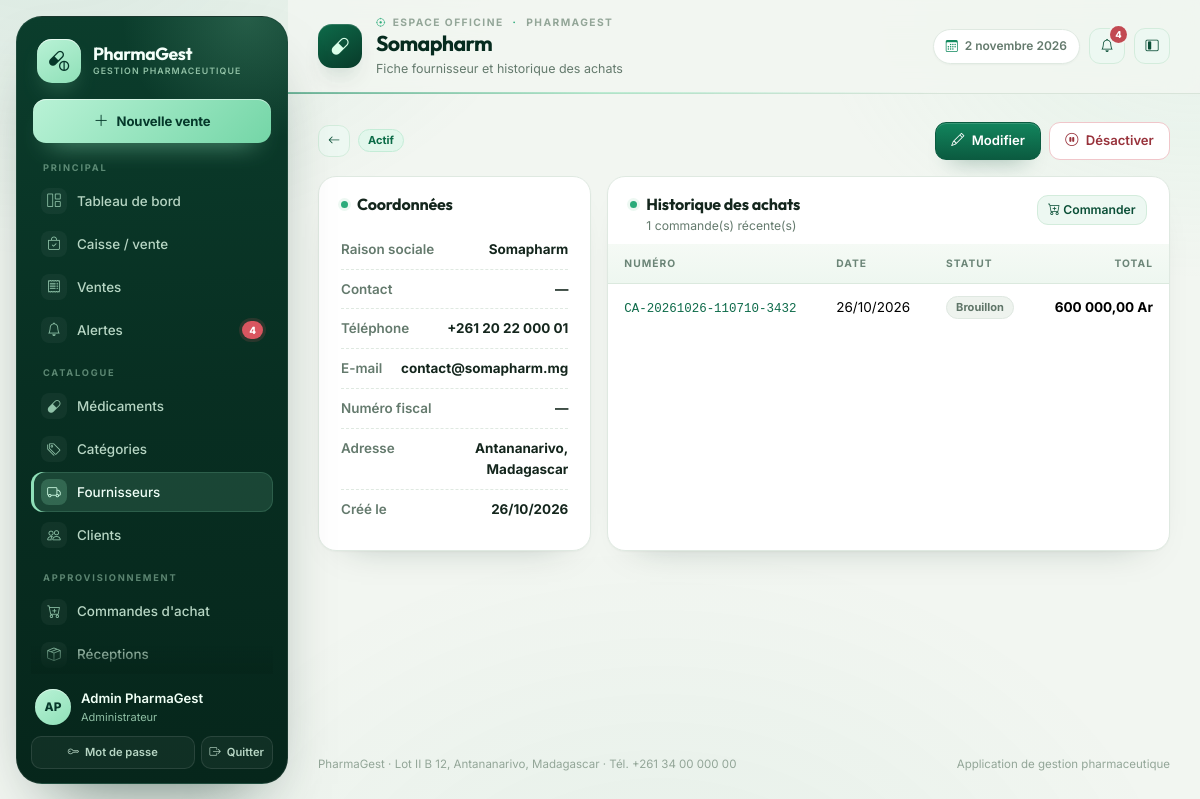
Screenshot of /fournisseurs/1/ (signed in) with the database file from the repository.
### gestion/models.py (models this page shows, shortened)
class Utilisateur(AbstractUser):
    class Role(models.TextChoices):
        ADMIN = "ADMIN", "Administrateur"
        PHARMACIEN = "PHARMACIEN", "Pharmacien responsable"
        GESTIONNAIRE = "GESTIONNAIRE", "Gestionnaire de stock"
        CAISSIER = "CAISSIER", "Caissier"
        RESPONSABLE = "RESPONSABLE", "Responsable de gestion"
    role = models.CharField(
        "rôle", max_length=20, choices=Role.choices, default=Role.CAISSIER
    )
    telephone = models.CharField("téléphone", max_length=30, blank=True)
    cree_le = models.DateTimeField("créé le", auto_now_add=True)
    class Meta:
        verbose_name = "utilisateur"
        verbose_name_plural = "utilisateurs"
        ordering = ["username"]
    @property
    def nom_complet(self):
        return self.get_full_name() or self.username
    @property
    def est_admin(self):
        return self.is_superuser or self.role == self.Role.ADMIN
    @property
    def peut_vendre(self):
        return self.est_admin or self.role in {
            self.Role.PHARMACIEN,
            self.Role.CAISSIER,
        }
    @property
    def peut_voir_rapports(self):
        return self.est_admin or self.role in {
            self.Role.PHARMACIEN,
            self.Role.RESPONSABLE,
        }

class Fournisseur(models.Model):
    class Statut(models.TextChoices):
        ACTIF = "ACTIF", "Actif"
        INACTIF = "INACTIF", "Inactif"
    raison_sociale = models.CharField("raison sociale", max_length=180)
    adresse = models.TextField("adresse", blank=True)
    telephone = models.CharField("téléphone", max_length=40, blank=True)
    email = models.EmailField("adresse e-mail", blank=True)
    numero_fiscal = models.CharField("numéro fiscal", max_length=60, blank=True)
    contact_principal = models.CharField("contact principal", max_length=120, blank=True)
    statut = models.CharField(
        "statut", max_length=10, choices=Statut.choices, default=Statut.ACTIF
    )
    date_creation = models.DateTimeField("date de création", auto_now_add=True)
    class Meta:
        verbose_name = "fournisseur"
        verbose_name_plural = "fournisseurs"
        ordering = ["raison_sociale"]
    @property
    def est_actif(self):
        return self.statut == self.Statut.ACTIF

class CommandeAchat(models.Model):
    class Statut(models.TextChoices):
        BROUILLON = "BROUILLON", "Brouillon"
        COMMANDEE = "COMMANDEE", "Commandée"
        PARTIELLE = "PARTIELLE", "Partiellement réceptionnée"
        RECEPTIONNEE = "RECEPTIONNEE", "Entièrement réceptionnée"
        ANNULEE = "ANNULEE", "Annulée"
    numero = models.CharField(
        "numéro", max_length=40, unique=True, default=numero_commande, editable=False
    )
    fournisseur = models.ForeignKey(
        Fournisseur,
        verbose_name="fournisseur",
        on_delete=models.PROTECT,
        related_name="commandes",
    )
    statut = models.CharField(
        "statut", max_length=20, choices=Statut.choices, default=Statut.BROUILLON
    )
    utilisateur = models.ForeignKey(
        settings.AUTH_USER_MODEL,
        verbose_name="créée par",
        on_delete=models.SET_NULL,
        null=True,
        blank=True,
        related_name="commandes",
    )
    date_creation = models.DateTimeField("date de création", auto_now_add=True)
    date_commande = models.DateTimeField("date de commande", null=True, blank=True)
    notes = models.TextField("notes", blank=True)
    class Meta:
        verbose_name = "commande d'achat"
        verbose_name_plural = "commandes d'achat"
        ordering = ["-date_creation"]
    @property
    def total(self):
        return sum((ligne.sous_total for ligne in self.lignes.all()), Decimal("0.00"))

class LigneAchat(models.Model):
    commande = models.ForeignKey(
        CommandeAchat,
        verbose_name="commande",
        on_delete=models.CASCADE,
        related_name="lignes",
    )
    medicament = models.ForeignKey(
        Medicament,
        verbose_name="médicament",
        on_delete=models.PROTECT,
        related_name="lignes_achat",
    )
    quantite_commandee = models.PositiveIntegerField(
        "quantité commandée", validators=[MinValueValidator(1)]
    )
    quantite_recue = models.PositiveIntegerField("quantité reçue", default=0)
    prix_achat = models.DecimalField(
        "prix d'achat unitaire",
        max_digits=12,
        decimal_places=2,
        validators=[MinValueValidator(Decimal("0.01"))],
    )
    class Meta:
        verbose_name = "ligne de commande"
        verbose_name_plural = "lignes de commande"
        ordering = ["id"]
    @property
    def sous_total(self):
        return self.prix_achat * self.quantite_commandee

### gestion/views.py (the view)
class FournisseurDetailView(LoginRequiredMixin, DetailView):
    model = Fournisseur
    template_name = "gestion/fournisseur_detail.html"
    context_object_name = "fournisseur"
    def get_context_data(self, **kwargs):
        contexte = super().get_context_data(**kwargs)
        contexte["commandes"] = self.object.commandes.select_related(
            "fournisseur"
        ).order_by("-date_creation")[:20]
        return contexte

### gestion/templatetags/gestion_extras.py (called while the page is built)
@register.filter
def ariary(valeur):
    try:
        nombre = Decimal(valeur or 0)
    except (InvalidOperation, TypeError, ValueError):
        return valeur
    texte = f"{nombre:,.2f}".replace(",", " ").replace(".", ",")
    return f"{texte} Ar"

@register.filter
def couleur_statut(statut):
    return COULEURS_STATUT.get(str(statut), "gray")

@register.filter
def initiales(utilisateur):
    if hasattr(utilisateur, "nom_complet"):
        nom = utilisateur.nom_complet
    else:
        nom = str(utilisateur)
    morceaux = [m for m in nom.replace("-", " ").split(" ") if m]
    if not morceaux:
        return "?"
    if len(morceaux) == 1:
        return morceaux[0][:2].upper()
    return (morceaux[0][0] + morceaux[-1][0]).upper()

### templates/gestion/fournisseur_detail.html (shortened to what this page needs)
{% extends "gestion/base.html" %}
{% load gestion_extras %}
{% block page_title %}{{ fournisseur.raison_sociale }}{% endblock %}
{% block page_subtitle %}Fiche fournisseur et historique des achats{% endblock %}
{% block contenu %}
<div class="pg-section-title">
  <div class="d-flex align-items-center gap-2">
    <a class="btn btn-sm btn-soft btn-icon" href="{% url 'gestion:fournisseur_liste' %}"><i class="bi bi-arrow-left"></i></a>
    <span class="pg-badge pg-badge-{{ fournisseur.statut|couleur_statut }}">{{ fournisseur.get_statut_display }}</span>
  </div>
  {% if user.est_admin or user.role == 'PHARMACIEN' or user.role == 'GESTIONNAIRE' %}
  <div class="d-flex gap-2">
    <a class="btn btn-primary" href="{% url 'gestion:fournisseur_modifier' fournisseur.pk %}"><i class="bi bi-pencil me-1"></i> Modifier</a>
    <form method="post" action="{% url 'gestion:fournisseur_basculer' fournisseur.pk %}" data-confirm="Changer le statut de ce fournisseur ?">
      <button class="btn btn-outline-{% if fournisseur.est_actif %}danger{% else %}success{% endif %}" type="submit">
        <i class="bi {% if fournisseur.est_actif %}bi-pause-circle{% else %}bi-play-circle{% endif %} me-1"></i>
        {% if fournisseur.est_actif %}Désactiver{% else %}Réactiver{% endif %}
      </button>
    </form>
  </div>
  {% endif %}
</div>
<div class="row g-3">
  <div class="col-lg-4">
    <div class="pg-card h-100">
      <div class="pg-card-header"><h3 class="pg-card-title">Coordonnées</h3></div>
      <div class="pg-card-body">
        <div class="pg-key"><span>Raison sociale</span><span>{{ fournisseur.raison_sociale }}</span></div>
        <div class="pg-key"><span>Contact</span><span>{{ fournisseur.contact_principal|default:"—" }}</span></div>
        <div class="pg-key"><span>Téléphone</span><span>{{ fournisseur.telephone|default:"—" }}</span></div>
        <div class="pg-key"><span>E-mail</span><span>{{ fournisseur.email|default:"—" }}</span></div>
        <div class="pg-key"><span>Numéro fiscal</span><span>{{ fournisseur.numero_fiscal|default:"—" }}</span></div>
        <div class="pg-key"><span>Adresse</span><span>{{ fournisseur.adresse|default:"—" }}</span></div>
        <div class="pg-key"><span>Créé le</span><span>{{ fournisseur.date_creation|date:"d/m/Y" }}</span></div>
      </div>
    </div>
  </div>
  <div class="col-lg-8">
    <div class="pg-card h-100">
      <div class="pg-card-header">
        <div>
          <h3 class="pg-card-title">Historique des achats</h3>
          <p class="pg-card-sub">{{ commandes|length }} commande(s) récente(s)</p>
        </div>
        {% if user.est_admin or user.role == 'PHARMACIEN' or user.role == 'GESTIONNAIRE' %}
        <a class="btn btn-sm btn-soft ms-auto" href="{% url 'gestion:commande_ajouter' %}"><i class="bi bi-cart-plus"></i> Commander</a>
        {% endif %}
      </div>
      <div class="pg-table-wrap mt-2">
        <table class="table table-hover align-middle">
          <thead><tr><th>Numéro</th><th>Date</th><th>Statut</th><th class="text-end">Total</th></tr></thead>
          <tbody>
            {% for commande in commandes %}
            <tr>
              <td><a class="pg-mono" href="{% url 'gestion:commande_detail' commande.pk %}">{{ commande.numero }}</a></td>
              <td>{{ commande.date_creation|date:"d/m/Y" }}</td>
              <td><span class="pg-badge pg-badge-{{ commande.statut|couleur_statut }}">{{ commande.get_statut_display }}</span></td>
              <td class="text-end fw-bold">{{ commande.total|ariary }}</td>
            </tr>
            {% empty %}
            <tr><td colspan="4" class="pg-empty"><i class="bi bi-cart"></i>Aucune commande pour ce fournisseur.</td></tr>
            {% endfor %}
          </tbody>
        </table>
      </div>
    </div>
  </div>
</div>
{% endblock %}

### templates/gestion/base.html (shortened to what this page needs)
{% load static %}
{% load gestion_extras %}
<!doctype html>
<html lang="fr">
<head>
  <link href="https://cdn.jsdelivr.net/npm/bootstrap@5.3.3/dist/css/bootstrap.min.css" rel="stylesheet">
  <link href="https://cdn.jsdelivr.net/npm/bootstrap-icons@1.11.3/font/bootstrap-icons.min.css" rel="stylesheet">
  <link rel="stylesheet" href="{% static 'css/pharmagest.css' %}">
</head>
<body>
{% with url_name=request.resolver_match.url_name %}
<div class="pg-shell" data-layout="expanded">
  <aside class="pg-sidebar" id="sidebar" aria-label="Menu principal de navigation">
    <a class="pg-brand" href="{% url 'gestion:tableau_bord' %}" aria-label="Accueil {{ pharmacie_nom }}">
      <span class="pg-brand-mark"><i class="bi bi-capsule-pill"></i></span>
      <span class="pg-brand-text">
        <span class="pg-brand-name">{{ pharmacie_nom }}</span>
        <span class="pg-brand-sub">Gestion pharmaceutique</span>
      </span>
    </a>
    {% if user.peut_vendre %}
    <a class="pg-side-cta" href="{% url 'gestion:caisse' %}" title="Ouvrir la caisse">
      <i class="bi bi-plus-lg"></i>
      <span>Nouvelle vente</span>
    </a>
    {% endif %}
    <nav class="pg-nav-groups" aria-label="Navigation">
      <div class="pg-nav-group">
        <div class="pg-nav-label">Principal</div>
        <div class="pg-nav">
          <a class="pg-nav-link {% if url_name == 'tableau_bord' %}active{% endif %}" href="{% url 'gestion:tableau_bord' %}" title="Tableau de bord">
            <i class="bi bi-grid-1x2"></i>
            <span>Tableau de bord</span>
          </a>
          {% if user.peut_vendre %}
          <a class="pg-nav-link {% if url_name == 'caisse' %}active{% endif %}" href="{% url 'gestion:caisse' %}" title="Caisse / vente">
            <i class="bi bi-bag-check"></i>
            <span>Caisse / vente</span>
          </a>
          {% endif %}
          <a class="pg-nav-link {% if url_name == 'vente_liste' or url_name == 'vente_detail' or url_name == 'retour_vente' or url_name == 'vente_annuler' %}active{% endif %}" href="{% url 'gestion:vente_liste' %}" title="Ventes">
            <i class="bi bi-receipt"></i>
            <span>Ventes</span>
          </a>
          <a class="pg-nav-link {% if url_name == 'alertes' %}active{% endif %}" href="{% url 'gestion:alertes' %}" title="Alertes">
            <i class="bi bi-bell"></i>
            {% if alertes_globales %}<span class="pg-nav-badge">{{ alertes_globales }}</span>{% endif %}
            <span>Alertes</span>
          </a>
        </div>
      </div>
      <div class="pg-nav-group">
        <div class="pg-nav-label">Catalogue</div>
        <div class="pg-nav">
          <a class="pg-nav-link " href="{% url 'gestion:medicament_liste' %}" title="Médicaments">
            <i class="bi bi-capsule"></i>
            <span>Médicaments</span>
          </a>
          <a class="pg-nav-link " href="{% url 'gestion:categorie_liste' %}" title="Catégories">
            <i class="bi bi-tags"></i>
            <span>Catégories</span>
          </a>
          <a class="pg-nav-link {% if url_name == 'fournisseur_liste' or url_name == 'fournisseur_detail' or url_name == 'fournisseur_ajouter' or url_name == 'fournisseur_modifier' %}active{% endif %}" href="{% url 'gestion:fournisseur_liste' %}" title="Fournisseurs">
            <i class="bi bi-truck"></i>
            <span>Fournisseurs</span>
          </a>
          <a class="pg-nav-link {% if url_name == 'client_liste' or url_name == 'client_detail' or url_name == 'client_ajouter' or url_name == 'client_modifier' %}active{% endif %}" href="{% url 'gestion:client_liste' %}" title="Clients">
            <i class="bi bi-people"></i>
            <span>Clients</span>
          </a>
        </div>
      </div>
      {% if user.est_admin or user.role == 'PHARMACIEN' or user.role == 'GESTIONNAIRE' or user.role == 'RESPONSABLE' %}
      <div class="pg-nav-group">
        <div class="pg-nav-label">Approvisionnement</div>
        <div class="pg-nav">
          <a class="pg-nav-link " href="{% url 'gestion:commande_liste' %}" title="Commandes d'achat">
            <i class="bi bi-cart-plus"></i>
            <span>Commandes d'achat</span>
          </a>
          <a class="pg-nav-link {% if url_name == 'reception_liste' or url_name == 'reception_detail' or url_name == 'commande_receptionner' %}active{% endif %}" href="{% url 'gestion:reception_liste' %}" title="Réceptions">
            <i class="bi bi-box-seam"></i>
            <span>Réceptions</span>
          </a>
        </div>
      </div>
      {% endif %}
    </nav>
    <div class="pg-sidebar-foot">
      <div class="pg-user">
        <span class="pg-avatar">{{ user.nom_complet|initiales }}</span>
        <span class="pg-user-text">
          <span class="name">{{ user.nom_complet }}</span>
          <span class="role">{{ user.get_role_display }}</span>
        </span>
      </div>
      <div class="actions">
        <a href="{% url 'gestion:mot_de_passe' %}" title="Modifier le mot de passe">
          <i class="bi bi-key"></i><span>Mot de passe</span>
        </a>
        <form method="post" action="{% url 'gestion:deconnexion' %}" class="m-0" title="Déconnexion">
          <button type="submit"><i class="bi bi-box-arrow-right"></i><span>Quitter</span></button>
        </form>
      </div>
    </div>
  </aside>
  <div class="pg-main">
    <header class="pg-topbar">
      <span class="pg-page-icon" aria-hidden="true"><i class="bi bi-capsule"></i></span>
      <div class="pg-heading">
        <div class="pg-crumb"><i class="bi bi-crosshair"></i> Espace officine <i class="bi bi-dot"></i> {{ pharmacie_nom }}</div>
        <h1 class="pg-page-title">{% block page_title %}Tableau de bord{% endblock %}</h1>
        <p class="pg-page-sub">{% block page_subtitle %}Vue d'ensemble de l'activité de la pharmacie{% endblock %}</p>
      </div>
      <div class="pg-topbar-actions">
        <span class="pg-date-chip"><i class="bi bi-calendar3"></i> {% now "j F Y" %}</span>
        <a class="btn btn-soft btn-icon position-relative" href="{% url 'gestion:alertes' %}" title="Alertes" aria-label="Alertes">
          <i class="bi bi-bell"></i>
          {% if alertes_globales %}
          <span class="pg-notif-dot">{{ alertes_globales }}</span>
          {% endif %}
        </a>
        <button class="pg-layout-toggle btn btn-soft btn-icon" type="button" aria-label="Basculer le menu compact" title="Menu compact" data-layout-toggle>
          <i class="bi bi-layout-sidebar-inset"></i>
        </button>
      </div>
    </header>
    <main class="pg-content" id="contenu">
      {% block contenu %}{% endblock %}
    </main>
    <footer class="pg-footer">
      <span>{{ pharmacie_nom }} · {{ pharmacie_adresse }} · Tél. {{ pharmacie_telephone }}</span>
      <span>Application de gestion pharmaceutique</span>
    </footer>
  </div>
</div>
{% endwith %}
</body>
</html>

### rows the page displays
Utilisateur: last_name "PharmaGest", nom_complet|initiales "AP", nom_complet "Admin PharmaGest", role "Administrateur", last_name "PHARMAGEST"
Fournisseur: raison_sociale "Somapharm", statut "Actif", contact_principal "—", telephone "+261 20 22 000 01", email "contact@somapharm.mg", numero_fiscal "—", adresse "Antananarivo, Madagascar", date_creation "26/10/2026"
CommandeAchat: numero "CA-20261026-110710-3432", date_creation "26/10/2026", statut "Brouillon", total|ariary "600 000,00 Ar"

### other values shown
{{ alertes_globales }} "4"
{{ commandes|length }} "1"
{{ pharmacie_adresse }} "Lot II B 12, Antananarivo, Madagascar"
{{ pharmacie_telephone }} "+261 34 00 000 00"
